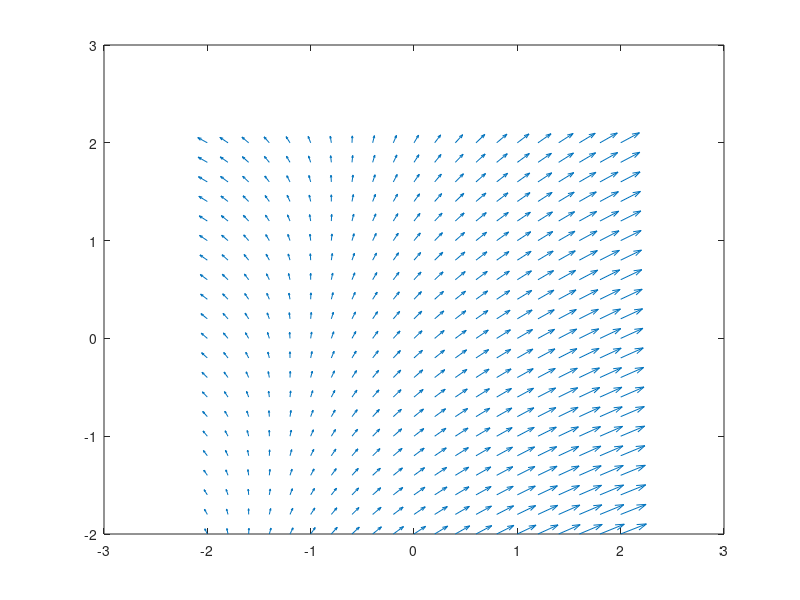

MATLAB code to generate this figure: (Note: this script raises an error after producing the figure.)
%b
[x,y] = meshgrid(-2:0.2:2,-2:0.2:2);

Rtx_b=7/8*x+(1-(sqrt(3)/8)*y);
Rty_b=(1-(sqrt(3)/8)*x)+3/8*x;

Rt_magn_b=norm([Rtx_b Rty_b]);

E0_b=1.5/(2*pi*Rt_magn_b.^2);

Ex_b=E0_b.*Rtx_b;
Ey_b=E0_b.*Rty_b;

figure(1)
quiver(x,y,Ex_b,Ey_b, 1);

figure(2)
streamslice(x,y,Ex_b,Ey_b);

%c
[x,z] = meshgrid(-2:0.1:2,-2:0.1:2);

Rtx_c=(7/8*x)+0.5-(sqrt(3)/16)+(7*z/4);
Rtz_c=(7/4*x)+0.5-(sqrt(3)/8)+z./2;

Rt_magn_c=norm([Rtx_c Rtz_c]);

E0_c=1.5/(2*pi*Rt_magn_c.^2);

Ex_c=E0_c.*Rtx_c;

%z<1
Ez_c1=-0.5+E0_c.*Rtz_c;

%z>1
Ez_c2=0.5+E0_c.*Rtz_c;

Ez_c=Ez_c1.*(x<1)+Ez_c2.*(x>1);

figure(3)
quiver(x,z,Ex_c,Ez_c, 1);

figure(4)
streamslice(x,z,Ex_c,Ez_c);


